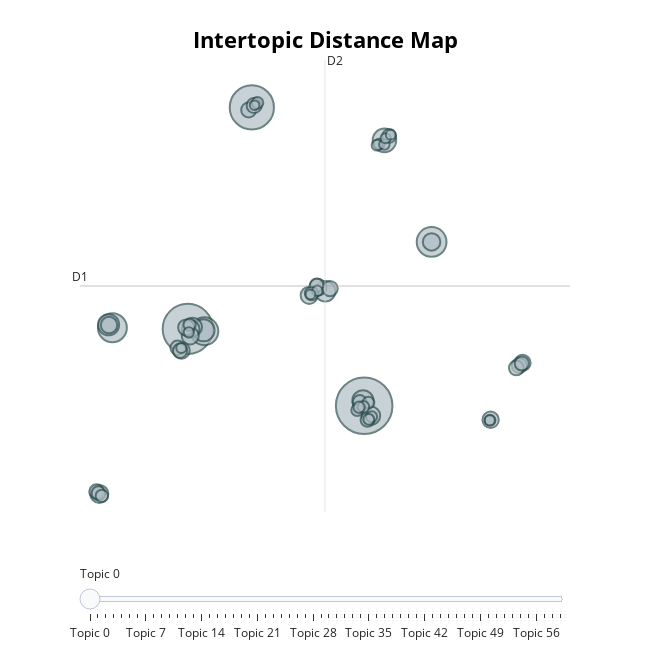

Notebook code for this chart:
### Code cell
model_publication.visualize_topics()
